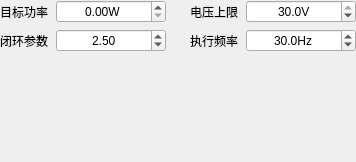
                 <widget class="QWidget" name="scrollAreaWidgetContents">
                  <property name="geometry">
                   <rect>
                    <x>0</x>
                    <y>0</y>
                    <width>177</width>
                    <height>162</height>
                   </rect>
                  </property>
                  <layout class="QVBoxLayout" name="verticalLayoutKeepPowerScroll">
                   <property name="spacing">
                    <number>6</number>
                   </property>
                   <property name="leftMargin">
                    <number>0</number>
                   </property>
                   <property name="topMargin">
                    <number>0</number>
                   </property>
                   <property name="rightMargin">
                    <number>0</number>
                   </property>
                   <property name="bottomMargin">
                    <number>0</number>
                   </property>
                   <item>
                    <layout class="QGridLayout" name="gridLayoutKeepPowerForm" columnstretch="1,0,0,1,0" columnminimumwidth="0,110,16,0,110">
                     <property name="leftMargin">
                      <number>0</number>
                     </property>
                     <property name="topMargin">
                      <number>0</number>
                     </property>
                     <property name="rightMargin">
                      <number>0</number>
                     </property>
                     <property name="bottomMargin">
                      <number>0</number>
                     </property>
                     <property name="horizontalSpacing">
                      <number>8</number>
                     </property>
                     <property name="verticalSpacing">
                      <number>6</number>
                     </property>
                     <item row="0" column="0">
                      <widget class="QLabel" name="label_9">
                       <property name="text">
                        <string>目标功率</string>
                       </property>
                       <property name="alignment">
                        <set>Qt::AlignLeading|Qt::AlignLeft|Qt::AlignVCenter</set>
                       </property>
                      </widget>
                     </item>
                     <item row="0" column="1">
                      <widget class="QDoubleSpinBox" name="spinBoxKeepPowerSet">
                       <property name="suffix">
                        <string>W</string>
                       </property>
                       <property name="decimals">
                        <number>2</number>
                       </property>
                       <property name="minimum">
                        <double>0.000000000000000</double>
                       </property>
                       <property name="maximum">
                        <double>100.000000000000000</double>
                       </property>
                       <property name="singleStep">
                        <double>0.100000000000000</double>
                       </property>
                       <property name="stepType">
                        <enum>QAbstractSpinBox::AdaptiveDecimalStepType</enum>
                       </property>
                       <property name="minimumSize">
                        <size>
                         <width>110</width>
                         <height>0</height>
                        </size>
                       </property>
                       <property name="maximumSize">
                        <size>
                         <width>110</width>
                         <height>16777215</height>
                        </size>
                       </property>
                       <property name="alignment">
                        <set>Qt::AlignCenter</set>
                       </property>
                      </widget>
                     </item>
                     <item row="0" column="3">
                      <widget class="QLabel" name="label_28">
                       <property name="text">
                        <string>电压上限</string>
                       </property>
                       <property name="alignment">
                        <set>Qt::AlignLeading|Qt::AlignLeft|Qt::AlignVCenter</set>
                       </property>
                      </widget>
                     </item>
                     <item row="0" column="4">
                      <widget class="QDoubleSpinBox" name="spinBoxKeepPowerMaxV">
                       <property name="suffix">
                        <string>V</string>
                       </property>
                       <property name="decimals">
                        <number>1</number>
                       </property>
                       <property name="minimum">
                        <double>0.000000000000000</double>
                       </property>
                       <property name="maximum">
                        <double>30.000000000000000</double>
                       </property>
                       <property name="singleStep">
                        <double>0.100000000000000</double>
                       </property>
                       <property name="stepType">
                        <enum>QAbstractSpinBox::AdaptiveDecimalStepType</enum>
                       </property>
                       <property name="value">
                        <double>30.000000000000000</double>
                       </property>
                       <property name="minimumSize">
                        <size>
                         <width>110</width>
                         <height>0</height>
                        </size>
                       </property>
                       <property name="maximumSize">
                        <size>
                         <width>110</width>
                         <height>16777215</height>
                        </size>
                       </property>
                       <property name="alignment">
                        <set>Qt::AlignCenter</set>
                       </property>
                      </widget>
                     </item>
                     <item row="1" column="0">
                      <widget class="QLabel" name="label_10">
                       <property name="text">
                        <string>闭环参数</string>
                       </property>
                       <property name="alignment">
                        <set>Qt::AlignLeading|Qt::AlignLeft|Qt::AlignVCenter</set>
                       </property>
                      </widget>
                     </item>
                     <item row="1" column="1">
                      <widget class="QDoubleSpinBox" name="spinBoxKeepPowerPi">
                       <property name="decimals">
                        <number>2</number>
                       </property>
                       <property name="minimum">
                        <double>0.000000000000000</double>
                       </property>
                       <property name="maximum">
                        <double>40.000000000000000</double>
                       </property>
                       <property name="singleStep">
                        <double>0.100000000000000</double>
                       </property>
                       <property name="stepType">
                        <enum>QAbstractSpinBox::AdaptiveDecimalStepType</enum>
                       </property>
                       <property name="value">
                        <double>2.500000000000000</double>
                       </property>
                       <property name="minimumSize">
                        <size>
                         <width>110</width>
                         <height>0</height>
                        </size>
                       </property>
                       <property name="maximumSize">
                        <size>
                         <width>110</width>
                         <height>16777215</height>
                        </size>
                       </property>
                       <property name="alignment">
                        <set>Qt::AlignCenter</set>
                       </property>
                      </widget>
                     </item>
                     <item row="1" column="3">
                      <widget class="QLabel" name="label_19">
                       <property name="text">
                        <string>执行频率</string>
                       </property>
                       <property name="alignment">
                        <set>Qt::AlignLeading|Qt::AlignLeft|Qt::AlignVCenter</set>
                       </property>
                      </widget>
                     </item>
                     <item row="1" column="4">
                      <widget class="QDoubleSpinBox" name="spinBoxKeepPowerLoopFreq">
                       <property name="suffix">
                        <string>Hz</string>
                       </property>
                       <property name="decimals">
                        <number>1</number>
                       </property>
                       <property name="minimum">
                        <double>0.000000000000000</double>
                       </property>
                       <property name="maximum">
                        <double>100.000000000000000</double>
                       </property>
                       <property name="singleStep">
                        <double>0.100000000000000</double>
                       </property>
                       <property name="stepType">
                        <enum>QAbstractSpinBox::AdaptiveDecimalStepType</enum>
                       </property>
                       <property name="value">
                        <double>30.000000000000000</double>
                       </property>
                       <property name="minimumSize">
                        <size>
                         <width>110</width>
                         <height>0</height>
                        </size>
                       </property>
                       <property name="maximumSize">
                        <size>
                         <width>110</width>
                         <height>16777215</height>
                        </size>
                       </property>
                       <property name="alignment">
                        <set>Qt::AlignCenter</set>
                       </property>
                      </widget>
                     </item>
                    </layout>
                   </item>
                   <item>
                    <spacer name="verticalSpacerKeepPower">
                     <property name="orientation">
                      <enum>Qt::Vertical</enum>
                     </property>
                     <property name="sizeHint">
                      <size>
                       <width>20</width>
                       <height>0</height>
                      </size>
                     </property>
                    </spacer>
                   </item>
                  </layout>
                 </widget>
